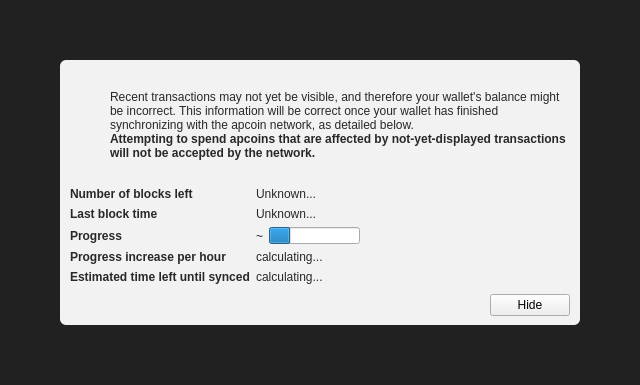
<?xml version="1.0" encoding="UTF-8"?>
<ui version="4.0">
 <class>ModalOverlay</class>
 <widget class="ModalOverlay" name="ModalOverlay">
  <property name="geometry">
   <rect>
    <x>0</x>
    <y>0</y>
    <width>640</width>
    <height>385</height>
   </rect>
  </property>
  <property name="windowTitle">
   <string>Form</string>
  </property>
  <layout class="QVBoxLayout" name="verticalLayout" stretch="0">
   <property name="sizeConstraint">
    <enum>QLayout::SetDefaultConstraint</enum>
   </property>
   <property name="leftMargin">
    <number>0</number>
   </property>
   <property name="topMargin">
    <number>0</number>
   </property>
   <property name="rightMargin">
    <number>0</number>
   </property>
   <property name="bottomMargin">
    <number>0</number>
   </property>
   <item>
    <widget class="QWidget" name="bgWidget" native="true">
     <property name="styleSheet">
      <string notr="true">#bgWidget { background: rgba(0,0,0,220); }</string>
     </property>
     <layout class="QVBoxLayout" name="verticalLayoutMain" stretch="1">
      <property name="leftMargin">
       <number>60</number>
      </property>
      <property name="topMargin">
       <number>60</number>
      </property>
      <property name="rightMargin">
       <number>60</number>
      </property>
      <property name="bottomMargin">
       <number>60</number>
      </property>
      <item>
       <widget class="QWidget" name="contentWidget" native="true">
        <property name="styleSheet">
         <string notr="true">#contentWidget { background: rgba(255,255,255,240); border-radius: 6px; }

QLabel { color: rgb(40,40,40);  }</string>
        </property>
        <layout class="QVBoxLayout" name="verticalLayoutSub" stretch="1,0,0,0">
         <property name="spacing">
          <number>0</number>
         </property>
         <property name="leftMargin">
          <number>10</number>
         </property>
         <property name="topMargin">
          <number>10</number>
         </property>
         <property name="rightMargin">
          <number>10</number>
         </property>
         <property name="bottomMargin">
          <number>10</number>
         </property>
         <item>
          <layout class="QHBoxLayout" name="horizontalLayoutIconText" stretch="0,1">
           <property name="topMargin">
            <number>20</number>
           </property>
           <item>
            <layout class="QVBoxLayout" name="verticalLayoutIcon">
             <property name="leftMargin">
              <number>0</number>
             </property>
             <item>
              <widget class="QPushButton" name="warningIcon">
               <property name="enabled">
                <bool>false</bool>
               </property>
               <property name="text">
                <string/>
               </property>
               <property name="icon">
                <iconset>
                 <normaloff>:/icons/warning</normaloff>
                 <disabledoff>:/icons/warning</disabledoff>:/icons/warning</iconset>
               </property>
               <property name="iconSize">
                <size>
                 <width>48</width>
                 <height>48</height>
                </size>
               </property>
               <property name="flat">
                <bool>true</bool>
               </property>
              </widget>
             </item>
             <item>
              <spacer name="verticalSpacerWarningIcon">
               <property name="orientation">
                <enum>Qt::Vertical</enum>
               </property>
               <property name="sizeHint" stdset="0">
                <size>
                 <width>20</width>
                 <height>40</height>
                </size>
               </property>
              </spacer>
             </item>
            </layout>
           </item>
           <item>
            <layout class="QVBoxLayout" name="verticalLayoutInfoText">
             <property name="leftMargin">
              <number>0</number>
             </property>
             <property name="topMargin">
              <number>0</number>
             </property>
             <item>
              <widget class="QLabel" name="infoText">
               <property name="text">
                <string>Recent transactions may not yet be visible, and therefore your wallet's balance might be incorrect. This information will be correct once your wallet has finished synchronizing with the apcoin network, as detailed below.</string>
               </property>
               <property name="textFormat">
                <enum>Qt::RichText</enum>
               </property>
               <property name="wordWrap">
                <bool>true</bool>
               </property>
              </widget>
             </item>
             <item>
              <widget class="QLabel" name="infoTextStrong">
               <property name="font">
                <font>
                 <weight>75</weight>
                 <bold>true</bold>
                </font>
               </property>
               <property name="text">
                <string>Attempting to spend apcoins that are affected by not-yet-displayed transactions will not be accepted by the network.</string>
               </property>
               <property name="textFormat">
                <enum>Qt::RichText</enum>
               </property>
               <property name="wordWrap">
                <bool>true</bool>
               </property>
              </widget>
             </item>
             <item>
              <spacer name="verticalSpacerInTextSpace">
               <property name="orientation">
                <enum>Qt::Vertical</enum>
               </property>
               <property name="sizeHint" stdset="0">
                <size>
                 <width>20</width>
                 <height>40</height>
                </size>
               </property>
              </spacer>
             </item>
            </layout>
           </item>
          </layout>
         </item>
         <item>
          <spacer name="verticalSpacerAfterText">
           <property name="orientation">
            <enum>Qt::Vertical</enum>
           </property>
           <property name="sizeHint" stdset="0">
            <size>
             <width>20</width>
             <height>40</height>
            </size>
           </property>
          </spacer>
         </item>
         <item>
          <layout class="QFormLayout" name="formLayout">
           <property name="fieldGrowthPolicy">
            <enum>QFormLayout::FieldsStayAtSizeHint</enum>
           </property>
           <property name="horizontalSpacing">
            <number>6</number>
           </property>
           <property name="verticalSpacing">
            <number>6</number>
           </property>
           <property name="topMargin">
            <number>10</number>
           </property>
           <item row="0" column="0">
            <widget class="QLabel" name="labelNumberOfBlocksLeft">
             <property name="font">
              <font>
               <weight>75</weight>
               <bold>true</bold>
              </font>
             </property>
             <property name="text">
              <string>Number of blocks left</string>
             </property>
            </widget>
           </item>
           <item row="0" column="1">
            <widget class="QLabel" name="numberOfBlocksLeft">
             <property name="text">
              <string>Unknown...</string>
             </property>
            </widget>
           </item>
           <item row="1" column="0">
            <widget class="QLabel" name="labelLastBlockTime">
             <property name="font">
              <font>
               <weight>75</weight>
               <bold>true</bold>
              </font>
             </property>
             <property name="text">
              <string>Last block time</string>
             </property>
            </widget>
           </item>
           <item row="1" column="1">
            <widget class="QLabel" name="newestBlockDate">
             <property name="sizePolicy">
              <sizepolicy hsizetype="Maximum" vsizetype="Preferred">
               <horstretch>0</horstretch>
               <verstretch>0</verstretch>
              </sizepolicy>
             </property>
             <property name="text">
              <string>Unknown...</string>
             </property>
            </widget>
           </item>
           <item row="2" column="0">
            <widget class="QLabel" name="labelSyncDone">
             <property name="font">
              <font>
               <weight>75</weight>
               <bold>true</bold>
              </font>
             </property>
             <property name="text">
              <string>Progress</string>
             </property>
            </widget>
           </item>
           <item row="2" column="1">
            <layout class="QHBoxLayout" name="horizontalLayoutSync" stretch="0,1">
             <item>
              <widget class="QLabel" name="percentageProgress">
               <property name="text">
                <string notr="true">~</string>
               </property>
              </widget>
             </item>
             <item>
              <widget class="QProgressBar" name="progressBar">
               <property name="value">
                <number>24</number>
               </property>
               <property name="format">
                <string/>
               </property>
              </widget>
             </item>
            </layout>
           </item>
           <item row="4" column="0">
            <widget class="QLabel" name="labelProgressIncrease">
             <property name="font">
              <font>
               <weight>75</weight>
               <bold>true</bold>
              </font>
             </property>
             <property name="text">
              <string>Progress increase per hour</string>
             </property>
            </widget>
           </item>
           <item row="4" column="1">
            <widget class="QLabel" name="progressIncreasePerH">
             <property name="text">
              <string>calculating...</string>
             </property>
            </widget>
           </item>
           <item row="5" column="0">
            <widget class="QLabel" name="labelEstimatedTimeLeft">
             <property name="font">
              <font>
               <weight>75</weight>
               <bold>true</bold>
              </font>
             </property>
             <property name="text">
              <string>Estimated time left until synced</string>
             </property>
            </widget>
           </item>
           <item row="5" column="1">
            <widget class="QLabel" name="expectedTimeLeft">
             <property name="text">
              <string>calculating...</string>
             </property>
            </widget>
           </item>
          </layout>
         </item>
         <item>
          <layout class="QHBoxLayout" name="horizontalLayoutButtons">
           <property name="leftMargin">
            <number>10</number>
           </property>
           <property name="topMargin">
            <number>10</number>
           </property>
           <item>
            <spacer name="horizontalSpacer">
             <property name="orientation">
              <enum>Qt::Horizontal</enum>
             </property>
             <property name="sizeHint" stdset="0">
              <size>
               <width>40</width>
               <height>20</height>
              </size>
             </property>
            </spacer>
           </item>
           <item>
            <widget class="QPushButton" name="closeButton">
             <property name="text">
              <string>Hide</string>
             </property>
            </widget>
           </item>
          </layout>
         </item>
        </layout>
       </widget>
      </item>
     </layout>
    </widget>
   </item>
  </layout>
 </widget>
 <customwidgets>
  <customwidget>
   <class>ModalOverlay</class>
   <extends>QWidget</extends>
   <header>modaloverlay.h</header>
   <container>1</container>
  </customwidget>
 </customwidgets>
 <resources/>
 <connections/>
</ui>
